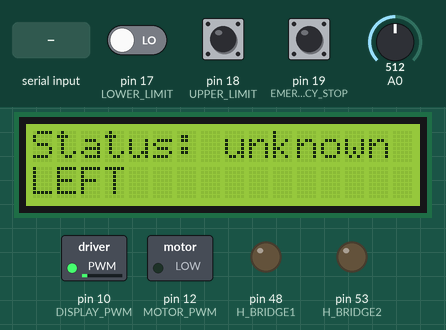
The sketch below on a simulated Arduino Mega 2560, built with avr-gcc and run on an emulated ATmega2560. On the bench: 16×2 character LCD, switched loads named in the sketch (green lamp = pin HIGH), output pins drawn as LEDs (lit = HIGH). The test bench sets the inputs (shaded band); at power-on: A0 = 512, pin 17 (LOWER_LIMIT) LOW, pin 18 (UPPER_LIMIT) LOW, pin 19 (EMERGENCY_STOP) LOW. Pins used as bus, display or sensor lines are not drawn; what the sketch prints to the serial monitor is not drawn.

Above: at 3.2 s.
3.3 s: A0 set to 389
4.8 s: A0 set to 369
At 7.0 s:
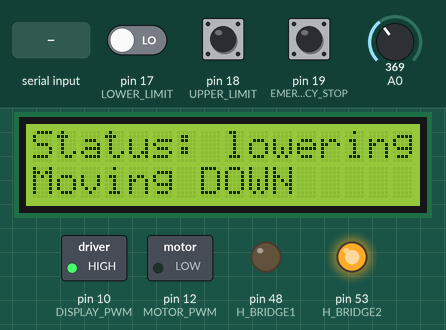
7.8 s: "U" received over the second serial link
At 9.2 s:
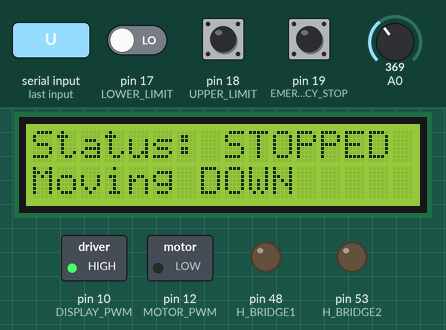
10.8 s: A0 set to 212
13.0 s: A0 set to 176
At 15.1 s:
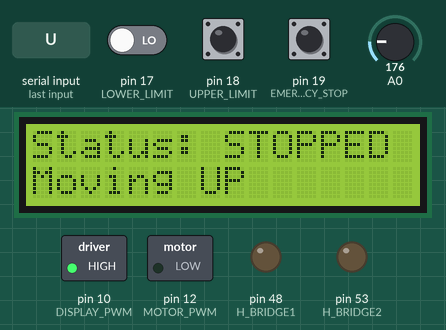
16.0 s: A0 set to 8
At 17.6 s:
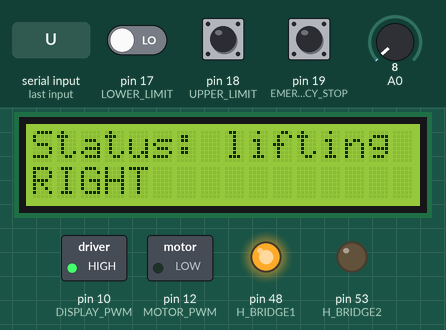
Timing chart, 0 to 19.1 s (numbered marks = the images above; inputs shaded):
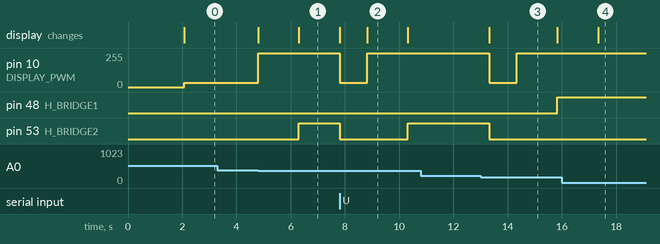

Measured:
- the behaviour switches between 380 and 379 on A0 (found by bisection; images 0 and 1)
- the behaviour switches between 195 and 194 on A0 (found by bisection; images 2 and 3)
- after the input at 3.3 s, every drawn part: stays the same
- after the input at 4.8 s, pin 10 (DISPLAY_PWM): 32/255 → 255/255 at once; pin 53 (H_BRIDGE2): LOW → HIGH after 1.5 s; the display: first changes at once (image 1 shows a later state)
- after the input at 7.8 s, pin 10 (DISPLAY_PWM): 255/255 → 32/255 at once, → 255/255 1.0 s later; pin 53 (H_BRIDGE2): HIGH → LOW at once, → HIGH 2.5 s later; the display: first changes at once (image 2 shows a later state)
- after the input at 10.8 s, every drawn part: stays the same
- after the input at 13.0 s, pin 10 (DISPLAY_PWM): 255/255 → 32/255 after 0.33 s, → 255/255 1.0 s later; pin 48 (H_BRIDGE1): LOW → HIGH after 2.8 s; pin 53 (H_BRIDGE2): HIGH → LOW after 0.32 s; the display: changes after 0.33 s (image 3)
- after the input at 16.0 s, the display: changes after 1.3 s (image 4)
- what the display in image 2 shows lasts 1.5 s, from 8.8 s to 10.3 s

The sketch:

cabinet_lift.ino
```cpp
// cabinet_lift.ino
//
//
// -*- mode: C++ -*-
//
// control a single motor via h-bridge for the cabinet lift

// 24sep2017 added to github
//           git@github.com:tczerwonka/cabinet_lift.git
// 19jul2015 limit switch and stop switch code put in place
// 27jul2015 bluetooth module attached, serial control enabled
// 25jun2016 version 2 in new enclosure
// 26jun2016 -- default motor off is pin LOW
// 09july2015 -- code cleanup, add pwm to display brightness

#include <Arduino.h>
#include <LiquidCrystal.h>
// select the pins used on the LCD panel
LiquidCrystal lcd(8, 9, 4, 5, 6, 7);

// define some values used by the panel and buttons
int lcd_key     = 0;
int adc_key_in  = 0;
#define btnRIGHT  0
#define btnUP     1
#define btnDOWN   2
#define btnLEFT   3
#define btnSELECT 4
#define btnNONE   5

//states for the cabinet
#define LIFTED   0
#define LOWERED  1
#define LIFTING  2
#define LOWERING 3
#define UNKNOWN  4
#define STOPPED  5
#define MOVING  6

#define UP   1
#define DOWN 2

#define PWM_OFF 0
#define PWM_LOW 32
#define PWM_MED 128
#define PWM_BRIGHT 255


//Arduino pin definitions
//A0 -- keypad ADC
//4, 5, 6, 7, 8, 9 -- 2-line LCD display
#define DISPLAY_PWM    10
#define AC_POWER       11
#define MOTOR_PWM  12
#define ON_BOARD_LED   13
//14, 15 -- Serial3
#define LOWER_LIMIT    17
#define UPPER_LIMIT    18
#define EMERGENCY_STOP 19
#define H_BRIDGE1 48
#define H_BRIDGE2 53
//20, 21 SDA, SCL -- tied high internally
//48, 49, 50, 51, 52, 53 -- stepper pins

//misc initialization
int incomingByte;
int current_operation = UNKNOWN;
int stop_status = UNKNOWN;


/////////////////////////////////////////////////////////////////////////////////
// setup
/////////////////////////////////////////////////////////////////////////////////
void setup()
{
  Serial.begin(9600);
  //bluetooth port
  Serial3.begin(9600);


  lcd.begin(16, 2);

  lcd.setCursor(0, 0);
  lcd.print("cabinet_lift_v2 v0.2 ");
  lcd.setCursor(0, 1);
  lcd.print("T Czerwonka 2016 ");
  delay (2000);
  lcd.clear();


  lcd.setCursor(0, 0);
  lcd.print("Status:");

  pinMode(DISPLAY_PWM, OUTPUT);
  analogWrite(DISPLAY_PWM, PWM_LOW);

  pinMode(UPPER_LIMIT, INPUT);
  pinMode(LOWER_LIMIT, INPUT);
  pinMode(EMERGENCY_STOP, INPUT);

  pinMode(AC_POWER, OUTPUT);
  digitalWrite(AC_POWER, LOW);

  //h-bridge off -- both states the same
  pinMode(H_BRIDGE1, OUTPUT);
  digitalWrite(H_BRIDGE1, LOW);
  pinMode(H_BRIDGE2, OUTPUT);
  digitalWrite(H_BRIDGE2, LOW);

  pinMode(MOTOR_PWM, OUTPUT);
  digitalWrite(MOTOR_PWM, LOW);


  print_status(UNKNOWN);
}


/////////////////////////////////////////////////////////////////////////////////
// check the stop buttons
/////////////////////////////////////////////////////////////////////////////////
int check_stop()
{
  // read the BT/serial port
  //    no -- already being checked in loop
  if (digitalRead(LOWER_LIMIT)) {
    //if at lower limit and lifting -- no stop because there is some
    //mechanical hysteresis in the switching
    if (stop_status != LIFTING) {
      motor_stop();
      stop_status = LOWER_LIMIT;
      return (LOWER_LIMIT);
    } //if stopstatus
  }
  if (digitalRead(UPPER_LIMIT)) {
    if (stop_status != LOWERING) {
      motor_stop();
      stop_status = UPPER_LIMIT;
      return (UPPER_LIMIT);
    } //if stopstatus
  }
  if (digitalRead(EMERGENCY_STOP)) {
    motor_stop();
    stop_status = EMERGENCY_STOP;
    return (EMERGENCY_STOP);
  }
  //nothing to see here
  return (0);
}


/////////////////////////////////////////////////////////////////////////////////
// read the analog buttons
/////////////////////////////////////////////////////////////////////////////////
int read_LCD_buttons()
{
  adc_key_in = analogRead(0);      // read the value from the sensor
  // my buttons when read are centered at these valies: 0, 144, 329, 504, 741
  // we add approx 50 to those values and check to see if we are close
  if (adc_key_in > 1000) return btnNONE; // We make this the 1st option for speed reasons since it will be the most likely result
  // For V1.1 us this threshold
  if (adc_key_in < 50)   return btnRIGHT;
  if (adc_key_in < 195)  return btnUP;
  if (adc_key_in < 380)  return btnDOWN;
  if (adc_key_in < 555)  return btnLEFT;
  if (adc_key_in < 790)  return btnSELECT;


  return btnNONE;  // when all others fail, return this...
}


/////////////////////////////////////////////////////////////////////////////////
// stop the motor
/////////////////////////////////////////////////////////////////////////////////
int motor_stop()
{
  digitalWrite(H_BRIDGE1, LOW);
  digitalWrite(H_BRIDGE2, LOW);
  digitalWrite(AC_POWER, LOW);
  stop_status = STOPPED;
  print_status(STOPPED);
  analogWrite(DISPLAY_PWM, PWM_LOW);
}
int motor_up()
{
  analogWrite(DISPLAY_PWM, PWM_BRIGHT);
  digitalWrite(AC_POWER, HIGH);
  //wait for a moment after powering up
  delay(1500);
  digitalWrite(H_BRIDGE1, HIGH);
  digitalWrite(H_BRIDGE2, LOW);
  stop_status = LIFTING;
  print_status(LIFTING);
}
int motor_down()
{
  analogWrite(DISPLAY_PWM, PWM_BRIGHT);
  digitalWrite(AC_POWER, HIGH);
  //wait for a moment after powering up
  delay(1500);
  digitalWrite(H_BRIDGE1, LOW);
  digitalWrite(H_BRIDGE2, HIGH);
  stop_status = LOWERING;
  print_status(LOWERING);
}


/////////////////////////////////////////////////////////////////////////////////
// run motor
/////////////////////////////////////////////////////////////////////////////////
int move_fullstroke(int direction)
{
  lcd.setCursor(0, 1);


  switch (direction)     {
    case UP:
      {
        //if the opposite button is hit -- stop
        if (current_operation == LOWERING) {
          motor_stop();
          delay(1000);
          return (1);
        } //if
        if (stop_status == UPPER_LIMIT) {
          //if we're here, we've been commanded to go up
          //but are already at the upper stop, so do nothing
          delay(1000);
          return (1);
        } //if
        motor_up();
      }
      break;

    case DOWN:
      {

        if (current_operation == LIFTING) {
          motor_stop();
          delay(1000);
          return (1);
        } //if
        if (stop_status == LOWER_LIMIT) {
          //if we're here, we've been commanded to go down
          //but are already at the lower stop, so do nothing
          delay(1000);
          return (1);
        } //if
        motor_down();
      }
      break;

    default:
      {
        return (1);
      }
  }


  Serial.println("=================");
}


/////////////////////////////////////////////////////////////////////////////////
// modify status line on lcd
/////////////////////////////////////////////////////////////////////////////////
int print_status(int status)
{
  lcd.setCursor(8, 0);           // move to position on first line
  current_operation = status;
  switch (status)
  {
    case LIFTED:
      {
        lcd.print("at top  ");
        Serial3.write("TOP\n");
        break;
      }
    case LOWERED:
      {
        lcd.print("lowered ");
        Serial3.write("BOTTOM\n");
        break;
      }
    case LIFTING:
      {
        lcd.print("lifting");
        Serial3.write("LIFTING\n");
        break;
      }
    case LOWERING:
      {
        lcd.print("lowering");
        Serial3.write("LOWERING\n");
        break;
      }
    case EMERGENCY_STOP:
      {
        lcd.print("USR HALT");
        Serial3.write("USER HALT\n");
        break;
      }
    case LOWER_LIMIT:
      {
        lcd.print("LO LIMIT");
        Serial3.write("LOWER LIMIT\n");
        break;
      }
    case UPPER_LIMIT:
      {
        lcd.print("HI LIMIT");
        Serial3.write("UPPER LIMIT\n");
        break;
      }
    case STOPPED:
      {
        lcd.print("STOPPED ");
        Serial3.write("STOPPED\n");
        break;
      }
    case UNKNOWN:
      {
        lcd.print("unknown");
        Serial3.write("UNKNOWN STATE\n");
        break;
      }
  }
}


/////////////////////////////////////////////////////////////////////////////////
// modify status line on lcd
/////////////////////////////////////////////////////////////////////////////////
int print_motion(int status)
{
  lcd.setCursor(0, 1);           // move to the begining of the second line
  switch (status)
  {
    case btnRIGHT:
      {
        lcd.print("RIGHT         ");
        break;
      }
    case btnLEFT:
      {
        lcd.print("LEFT            ");
        break;
      }
    case btnUP:
      {
        lcd.print("Moving UP    ");
        break;
      }
    case btnDOWN:
      {
        lcd.print("Moving DOWN  ");
        break;
      }
    case btnSELECT:
      {
        lcd.print("SELECT          ");
        break;
      }
    case btnNONE:
      {
        lcd.print("Select motion ");
        break;
      }
  }
}


/////////////////////////////////////////////////////////////////////////////////
// loop
/////////////////////////////////////////////////////////////////////////////////
void loop()
{
  // read the BT/serial port
  if (Serial3.available() > 0) {
    // read the incoming byte:
    incomingByte = Serial3.read();

    // say what you got:
    // Serial.print("I received: ");
    // Serial.println(incomingByte, DEC);

    //U
    if (incomingByte == 85) {
      print_motion(btnUP);
      move_fullstroke(UP);
    }
    //L
    if (incomingByte == 76) {
      print_motion(btnUP);
      move_fullstroke(UP);
    }

    //D
    if (incomingByte == 68) {
      print_motion(btnDOWN);
      move_fullstroke(DOWN);
    }
    //R
    if (incomingByte == 83) {
      print_motion(btnDOWN);
      move_fullstroke(DOWN);
    }

    //C -- stop
    if (incomingByte == 67) {
      motor_stop();
    }

  }

 //check for any stop conditions
  check_stop();
  lcd_key = read_LCD_buttons();  // read the buttons

  switch (lcd_key)               // depending on which button was pushed, we perform an action
  {
    case btnRIGHT:
      {
        print_motion(btnRIGHT);
        break;
      }
    case btnLEFT:
      {
        print_motion(btnLEFT);
        break;
      }
    case btnUP:
      {
        print_motion(btnUP);
        move_fullstroke(UP);
        break;
      }
    case btnDOWN:
      {
        print_motion(btnDOWN);
        move_fullstroke(DOWN);
        break;
      }
    case btnSELECT:
      {
        print_motion(btnSELECT);
        break;
      }
    case btnNONE:
      {
        print_motion(btnNONE);
        break;
      }
  }


}
```
